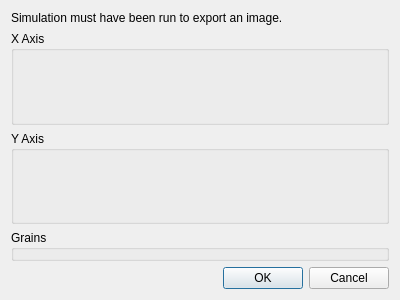
<?xml version="1.0" encoding="UTF-8"?>
<ui version="4.0">
 <class>ImageExporter</class>
 <widget class="QDialog" name="ImageExporter">
  <property name="geometry">
   <rect>
    <x>0</x>
    <y>0</y>
    <width>400</width>
    <height>300</height>
   </rect>
  </property>
  <property name="windowTitle">
   <string>Export Image</string>
  </property>
  <property name="windowIcon">
   <iconset>
    <normaloff>resources/oMIconCycles.png</normaloff>resources/oMIconCycles.png</iconset>
  </property>
  <layout class="QVBoxLayout" name="verticalLayout">
   <item>
    <widget class="QLabel" name="label">
     <property name="text">
      <string>Simulation must have been run to export an image.</string>
     </property>
    </widget>
   </item>
   <item>
    <widget class="ChannelSelector" name="independent">
     <property name="sizePolicy">
      <sizepolicy hsizetype="Preferred" vsizetype="Expanding">
       <horstretch>0</horstretch>
       <verstretch>0</verstretch>
      </sizepolicy>
     </property>
     <property name="title">
      <string>X Axis</string>
     </property>
    </widget>
   </item>
   <item>
    <widget class="ChannelSelector" name="dependent">
     <property name="sizePolicy">
      <sizepolicy hsizetype="Preferred" vsizetype="Expanding">
       <horstretch>0</horstretch>
       <verstretch>0</verstretch>
      </sizepolicy>
     </property>
     <property name="title">
      <string>Y Axis</string>
     </property>
    </widget>
   </item>
   <item>
    <widget class="GrainSelector" name="grainSelector">
     <property name="title">
      <string>Grains</string>
     </property>
    </widget>
   </item>
   <item>
    <widget class="QDialogButtonBox" name="buttonBox">
     <property name="orientation">
      <enum>Qt::Horizontal</enum>
     </property>
     <property name="standardButtons">
      <set>QDialogButtonBox::Cancel|QDialogButtonBox::Ok</set>
     </property>
    </widget>
   </item>
  </layout>
 </widget>
 <customwidgets>
  <customwidget>
   <class>ChannelSelector</class>
   <extends>QGroupBox</extends>
   <header location="global">uilib.widgets.channelSelector</header>
   <container>1</container>
  </customwidget>
  <customwidget>
   <class>GrainSelector</class>
   <extends>QGroupBox</extends>
   <header location="global">uilib.widgets.grainSelector</header>
   <container>1</container>
  </customwidget>
 </customwidgets>
 <resources/>
 <connections>
  <connection>
   <sender>buttonBox</sender>
   <signal>accepted()</signal>
   <receiver>ImageExporter</receiver>
   <slot>accept()</slot>
   <hints>
    <hint type="sourcelabel">
     <x>248</x>
     <y>254</y>
    </hint>
    <hint type="destinationlabel">
     <x>157</x>
     <y>274</y>
    </hint>
   </hints>
  </connection>
  <connection>
   <sender>buttonBox</sender>
   <signal>rejected()</signal>
   <receiver>ImageExporter</receiver>
   <slot>reject()</slot>
   <hints>
    <hint type="sourcelabel">
     <x>316</x>
     <y>260</y>
    </hint>
    <hint type="destinationlabel">
     <x>286</x>
     <y>274</y>
    </hint>
   </hints>
  </connection>
 </connections>
</ui>
